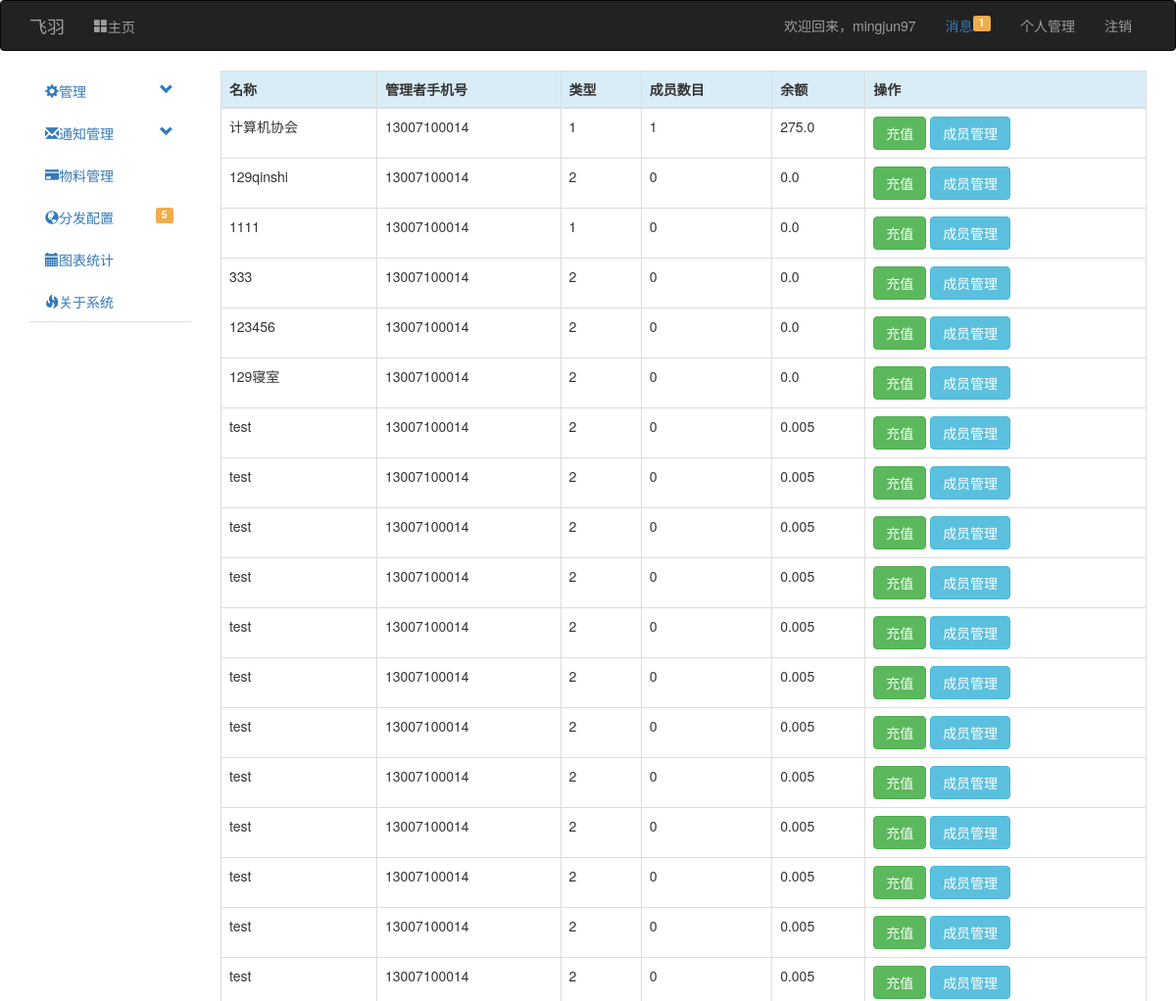
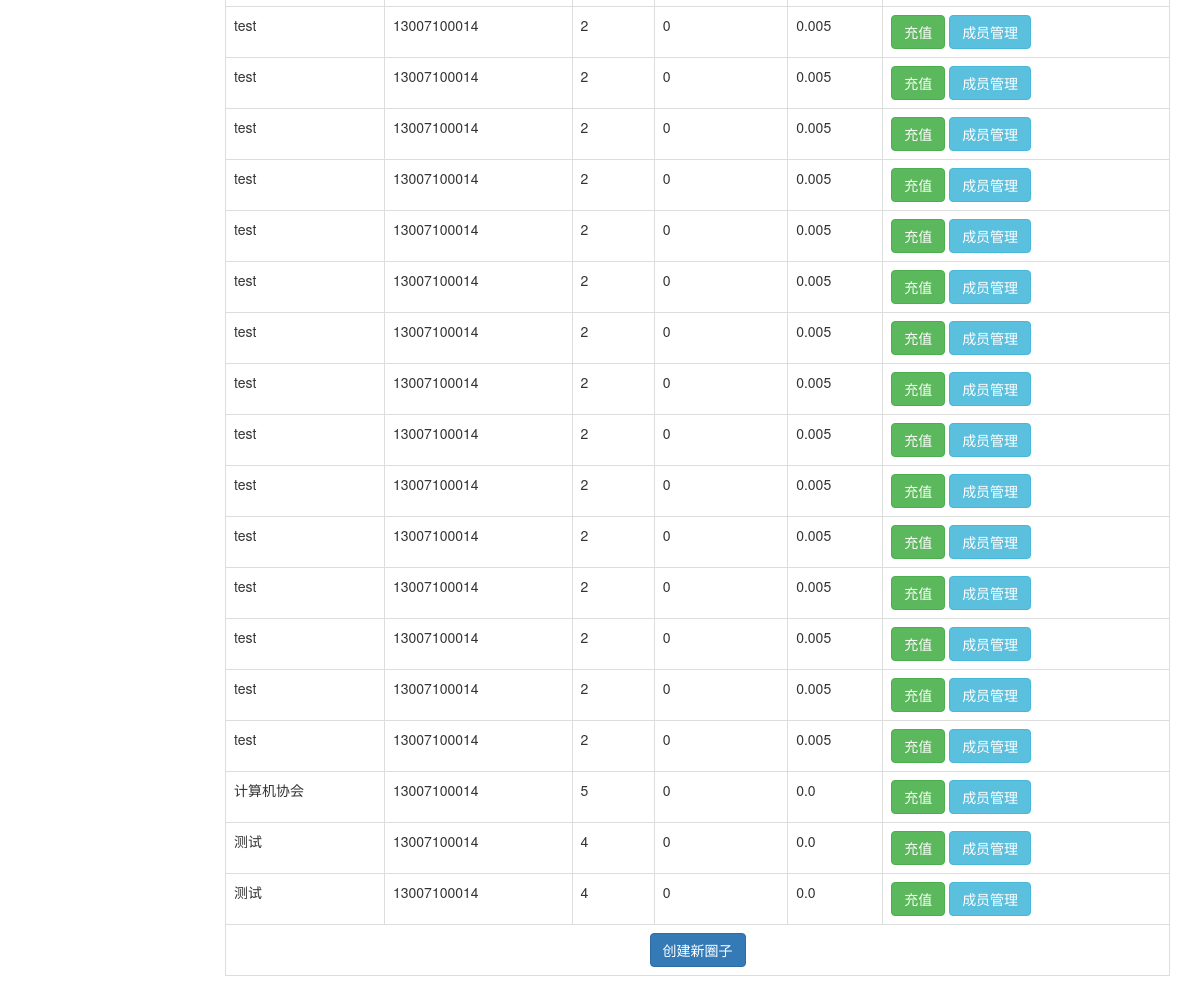
The app's page /view_group (signed in) with its own data (2 pictures, top to bottom).
### app/models.py (models this page shows, shortened)
class User(UserMixin, db.Model):
    __tablename__ = 'users'
    uid = db.Column(db.Integer, primary_key=True)
    username = db.Column(db.String(128))
    password_hash = db.Column(db.String(128))
    password_change_time = db.Column(db.Integer, default=0)
    email = db.Column(db.String(128))
    telephone = db.Column(db.String(11))
    role_id = db.Column(db.Integer)
    log_level = db.Column(db.Integer)
    email_confirmed = db.Column(db.Boolean, default=False)
    telephone_confirmed = db.Column(db.Boolean, default=False)
    telephone_confirmed_code = db.Column(db.String(6))
    telephone_confirmed_code_time = db.Column(db.Integer, default=0)
    balance = db.Column(db.Integer, default=0)
    last_login_time = db.Column(db.Integer, default=time.time)
    this_login_time = db.Column(db.Integer, default=time.time)
    useful_token = db.Column(db.String(256), default=0)
    owned_group_id = db.relationship('Group', backref='Owner')
    charge_billing = db.relationship('ChargeRecord', backref='User')
    student_card = db.Column(db.String(128), default='NULL')
    student_auth = db.Column(db.Boolean, default=False)
    balance_billing = db.relationship('Billing', backref='User')
    personal_message = db.relationship('PersonalMessage', backref='To', lazy='dynamic',
                                       primaryjoin='PersonalMessage.rec_id==User.uid')
    auth_token = db.Column(db.String(128))
    auth_token_expire = db.Column(db.Integer, default=0)
    id_card = db.Column(db.String(18))
    name = db.Column(db.String(10))
    school = db.Column(db.String(30))
    student_no = db.Column(db.String(30))
    qq = db.Column(db.String(15))
    @property
    def password(self):
        raise AttributeError('密码非可读属性！')

class Group(db.Model):
    __tablename__ = 'groups'
    id = db.Column(db.Integer, primary_key=True)
    iid = db.Column(db.Integer, default=1)
    owner_id = db.Column(db.Integer, db.ForeignKey('users.uid'))
    name = db.Column(db.String(128))
    admins = db.relationship('GroupAdmin', backref='Admin')
    balance = db.Column(db.Integer, default=0)
    charge_record = db.relationship('ChargeRecord', backref='Group')
    member = db.relationship('Member', backref='Group')
    image = db.Column(db.LargeBinary)
    type = db.Column(db.Integer)
    role_json = db.Column(db.Text, default='{"-1":"所有者","5":"部长","0":"会员"}')
    tel = db.Column(db.String(11))
    owned_form_id = db.relationship('Form', backref='Owner')
    member_c = db.Column(db.Integer, default=0)
    def get_balance(self):
        return self.balance / 1000

### app/manage/views.py (the view)
@manage.route('/view_group', methods=['GET', 'POST'])
@login_required
def view_group():
    groups = Group.query.filter_by(Owner=current_user).all()
    member = Member()
    return render_template('manage/view_group.html', groups=groups, member=member)

### app/manage/__init__.py (called while the page is built)
@manage.app_context_processor
def inject_base64():
    b = base64.b64encode
    str1 = str
    fmttimestamp = f2t
    return dict(b=b, str=str1, fmttime=fmttimestamp)

### app/manage/views.py (called while the page is built)
@manage.before_app_request
def before_request():
    if request.endpoint is None:
        abort(404)
    if current_user.is_authenticated \
    and not (current_user.email_confirmed or current_user.telephone_confirmed) \
    and request.endpoint[:5] != 'auth.' \
    and request.endpoint[:14] != 'manage.confirm' \
    and request.endpoint[:19] != 'manage.unconfirmed' \
    and request.endpoint != 'static' \
    and request.endpoint != 'api_v1.get_message' \
    and request.endpoint[:15] != 'manage.confirm_':
        print(request.endpoint[:16])
        return redirect(url_for('manage.unconfirmed'))

### app/models.py (called while the page is built)
@login_manager.user_loader
def load_user(user_id):
    return User.query.get(int(user_id))

### app/templates/manage/view_group.html
{% extends "base.html" %}
{% block page_content %}
    <table class="table table-bordered table-responsive">
      <thead>
        <tr class="info">
          <th>名称</th>
          <th>管理者手机号</th>
          <th>类型</th>
            <th>成员数目</th>
            <th>余额</th>
            <th>操作</th>
        </tr>
      </thead>
      <tbody>
        {% for group in groups%}
            <tr>
                <td>{{ group.name }}</td>
                <td>{{ group.Owner.telephone }}</td>
                <td>{{ group.type }}</td>
                <td>{{ member.query.filter_by(Group=group).count() }}</td>
                <td>{{ group.get_balance() }}</td>
                <td><a class="btn btn-success" href="{{ url_for("manage.group_charge", group_id=b(s=str(group.id).encode('utf-8'))) }}">充值</a>
                    <a class="btn btn-info"href="{{ url_for("manage.group_manage", group_id=b(s=str(group.id).encode('utf-8'))) }}">成员管理</a> </td>
            </tr>
        {% else %}
            <td colspan="999" class="text-center"><div class="label label-danger">您当前还未建立圈子！</div></td>
        {% endfor %}
            <tr>
                <td colspan="999"><div class="text-center"><a href="{{ url_for("manage.create_group") }}" class="btn btn-primary">创建新圈子</a></div></td>
            </tr>
      </tbody>
    </table>
{% endblock %}

### app/templates/base.html (shortened to what this page needs)
{% extends "bootstrap/base.html" %}
{% block navbar %}
<div class="navbar navbar-inverse" role="navigation">
    <div class="container">
        <div class="navbar-header">
            <a class="navbar-brand" href="/">飞羽</a>
        </div>
        <div class="navbar-collapse collapse">
            <ul class="nav navbar-nav">
                <li class="{% if request.endpoint == 'manage.index' %}active{% endif %}"><a href="/"><i class="glyphicon glyphicon-th-large">主页</i></a></li>
            </ul>
            <ul class="nav navbar-nav navbar-right">
                {% if current_user.is_authenticated %}
                <li><span class="navbar-text">欢迎回来，<a class="navbar-link" href="{{ url_for('manage.console') }}">{{ current_user.username }}</a></span></li>
                    <li><span class="navbar-text"><a href="#">消息{% if current_user.personal_message.filter_by(status=0).count() != 0 %}<span class="label label-warning pull-right">{{ current_user.personal_message.filter_by(status=0).count() }}</span>{% endif %}</a> </span></li>
                    <li><a href="{{ url_for('manage.user_info') }}">个人管理</a> </li>
                <li><a href="{{ url_for('auth.logout') }}">注销</a></li>
                {% else %}
                <li><a href="{{ url_for('auth.login') }}">登录</a></li>
                <li><a href="{{ url_for('auth.reg') }}">注册</a></li>
                {% endif %}
            </ul>
        </div>
    </div>
</div>
{% endblock %}
{% block content %}
    <div class="container">
        <div class="row">
            {% if current_user.is_authenticated and request.endpoint != 'manage.index' %}
            <div class="col-md-2">
                <ul id="main-nav" class="nav nav-tabs nav-stacked" style="">
                    <li>
                        <a href="#systemSetting" class="nav-header collapsed" data-toggle="collapse">
                            <i class="glyphicon glyphicon-cog"></i>管理
                            <span class="pull-right glyphicon glyphicon-chevron-down"></span>
                            </a>
                    </li>
                    <li>
                        <a href="#messageManager" class="nav-header collapsed" data-toggle="collapse">
                            <i class="glyphicon glyphicon-envelope"></i>通知管理
                            <span class="pull-right glyphicon glyphicon-chevron-down"></span>
                            </a>
                    </li>
                    <li>
                        <a href="./plans.html"><i class="glyphicon glyphicon-credit-card"></i>物料管理</a>
                    </li>
                    <li><a href="./grid.html"><i class="glyphicon glyphicon-globe"></i>分发配置
                    <span class="label label-warning pull-right">5</span>
                    </a>
                    </li>
                    <li><a href="./charts.html"><i class="glyphicon glyphicon-calendar"></i>图表统计</a>
                    </li>
                    <li>
                    <a href="#"><i class="glyphicon glyphicon-fire"></i>关于系统</a>
                    </li>
                </ul>
            </div>
            {% endif %}
        <div class="col-md-10">
            {% block page_content %} {% endblock %}
        </div>
    </div>
</div>
{% endblock %}

### records on screen
User: username "mingjun97"
Group: name "计算机协会", Owner.telephone "13007100014", type "1", query.filter_by "1", get_balance "275.0"
Group: name "129qinshi", Owner.telephone "13007100014", type "2", query.filter_by "0", get_balance "0.0"
Group: name "1111", Owner.telephone "13007100014", type "1", query.filter_by "0", get_balance "0.0"
Group: name "333", Owner.telephone "13007100014", type "2", query.filter_by "0", get_balance "0.0"
Group: name "123456", Owner.telephone "13007100014", type "2", query.filter_by "0", get_balance "0.0"
Group: name "129寝室", Owner.telephone "13007100014", type "2", query.filter_by "0", get_balance "0.0"
Group: name "test", Owner.telephone "13007100014", type "2", query.filter_by "0", get_balance "0.005"
Group: name "test", Owner.telephone "13007100014", type "2", query.filter_by "0", get_balance "0.005"
Group: name "test", Owner.telephone "13007100014", type "2", query.filter_by "0", get_balance "0.005"
Group: name "test", Owner.telephone "13007100014", type "2", query.filter_by "0", get_balance "0.005"
Group: name "test", Owner.telephone "13007100014", type "2", query.filter_by "0", get_balance "0.005"
Group: name "test", Owner.telephone "13007100014", type "2", query.filter_by "0", get_balance "0.005"
Group: name "test", Owner.telephone "13007100014", type "2", query.filter_by "0", get_balance "0.005"
Group: name "test", Owner.telephone "13007100014", type "2", query.filter_by "0", get_balance "0.005"
Group: name "test", Owner.telephone "13007100014", type "2", query.filter_by "0", get_balance "0.005"
Group: name "test", Owner.telephone "13007100014", type "2", query.filter_by "0", get_balance "0.005"
Group: name "test", Owner.telephone "13007100014", type "2", query.filter_by "0", get_balance "0.005"
Group: name "test", Owner.telephone "13007100014", type "2", query.filter_by "0", get_balance "0.005"
Group: name "test", Owner.telephone "13007100014", type "2", query.filter_by "0", get_balance "0.005"
Group: name "test", Owner.telephone "13007100014", type "2", query.filter_by "0", get_balance "0.005"
Group: name "test", Owner.telephone "13007100014", type "2", query.filter_by "0", get_balance "0.005"
Group: name "test", Owner.telephone "13007100014", type "2", query.filter_by "0", get_balance "0.005"
Group: name "test", Owner.telephone "13007100014", type "2", query.filter_by "0", get_balance "0.005"
Group: name "test", Owner.telephone "13007100014", type "2", query.filter_by "0", get_balance "0.005"
Group: name "test", Owner.telephone "13007100014", type "2", query.filter_by "0", get_balance "0.005"
Group: name "test", Owner.telephone "13007100014", type "2", query.filter_by "0", get_balance "0.005"
Group: name "test", Owner.telephone "13007100014", type "2", query.filter_by "0", get_balance "0.005"
Group: name "test", Owner.telephone "13007100014", type "2", query.filter_by "0", get_balance "0.005"
Group: name "test", Owner.telephone "13007100014", type "2", query.filter_by "0", get_balance "0.005"
Group: name "test", Owner.telephone "13007100014", type "2", query.filter_by "0", get_balance "0.005"
Group: name "test", Owner.telephone "13007100014", type "2", query.filter_by "0", get_balance "0.005"
Group: name "test", Owner.telephone "13007100014", type "2", query.filter_by "0", get_balance "0.005"
Group: name "test", Owner.telephone "13007100014", type "2", query.filter_by "0", get_balance "0.005"
Group: name "计算机协会", Owner.telephone "13007100014", type "5", query.filter_by "0", get_balance "0.0"
Group: name "测试", Owner.telephone "13007100014", type "4", query.filter_by "0", get_balance "0.0"
Group: name "测试", Owner.telephone "13007100014", type "4", query.filter_by "0", get_balance "0.0"

### other values on screen
{{ current_user.personal_message.filter_by(status=0).count() }} "1"
